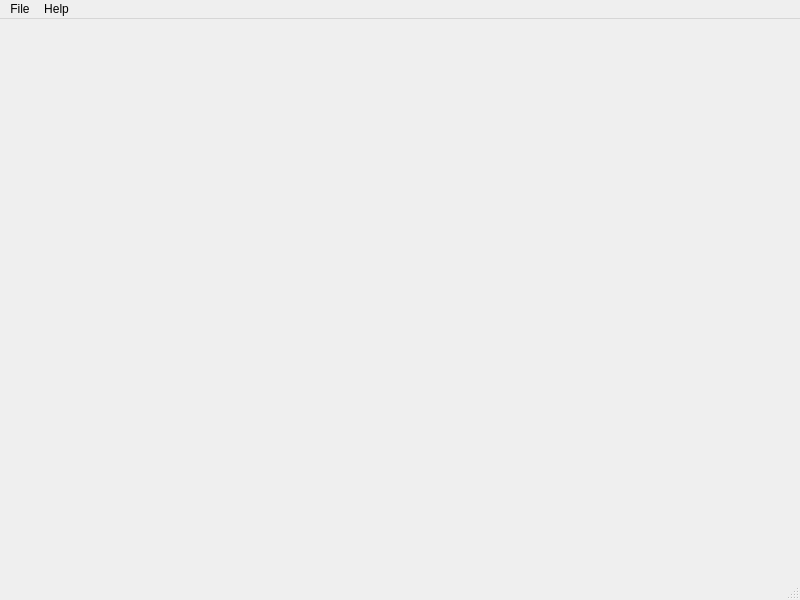
<?xml version="1.0" encoding="UTF-8"?>
<ui version="4.0">
 <class>MainWindow</class>
 <widget class="QMainWindow" name="MainWindow">
  <property name="geometry">
   <rect>
    <x>0</x>
    <y>0</y>
    <width>800</width>
    <height>600</height>
   </rect>
  </property>
  <property name="windowTitle">
   <string>MainWindow</string>
  </property>
  <widget class="QWidget" name="centralwidget">
   <widget class="QStackedWidget" name="mainStack">
    <property name="enabled">
     <bool>true</bool>
    </property>
    <property name="geometry">
     <rect>
      <x>9</x>
      <y>9</y>
      <width>781</width>
      <height>551</height>
     </rect>
    </property>
    <property name="currentIndex">
     <number>-1</number>
    </property>
   </widget>
  </widget>
  <widget class="QMenuBar" name="menubar">
   <property name="geometry">
    <rect>
     <x>0</x>
     <y>0</y>
     <width>800</width>
     <height>22</height>
    </rect>
   </property>
   <widget class="QMenu" name="menuFile">
    <property name="title">
     <string>File</string>
    </property>
    <addaction name="actionRestart"/>
   </widget>
   <widget class="QMenu" name="menuHelp">
    <property name="title">
     <string>Help</string>
    </property>
   </widget>
   <addaction name="menuFile"/>
   <addaction name="menuHelp"/>
  </widget>
  <widget class="QStatusBar" name="statusbar"/>
  <action name="actionRestart">
   <property name="text">
    <string>Restart</string>
   </property>
  </action>
 </widget>
 <resources/>
 <connections/>
</ui>
